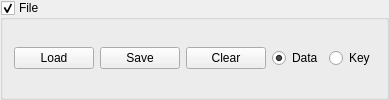
           <widget class="QGroupBox" name="MF_fileGroupBox">
            <property name="title">
             <string>File</string>
            </property>
            <property name="checkable">
             <bool>true</bool>
            </property>
            <layout class="QHBoxLayout" name="horizontalLayout_8">
             <property name="topMargin">
              <number>5</number>
             </property>
             <property name="bottomMargin">
              <number>5</number>
             </property>
             <item>
              <widget class="QPushButton" name="MF_File_loadButton">
               <property name="minimumSize">
                <size>
                 <width>40</width>
                 <height>0</height>
                </size>
               </property>
               <property name="text">
                <string>Load</string>
               </property>
              </widget>
             </item>
             <item>
              <widget class="QPushButton" name="MF_File_saveButton">
               <property name="minimumSize">
                <size>
                 <width>40</width>
                 <height>0</height>
                </size>
               </property>
               <property name="text">
                <string>Save</string>
               </property>
              </widget>
             </item>
             <item>
              <widget class="QPushButton" name="MF_File_clearButton">
               <property name="minimumSize">
                <size>
                 <width>40</width>
                 <height>0</height>
                </size>
               </property>
               <property name="text">
                <string>Clear</string>
               </property>
              </widget>
             </item>
             <item>
              <widget class="QRadioButton" name="MF_File_dataButton">
               <property name="text">
                <string>Data</string>
               </property>
               <property name="checked">
                <bool>true</bool>
               </property>
              </widget>
             </item>
             <item>
              <widget class="QRadioButton" name="MF_File_keyButton">
               <property name="text">
                <string>Key</string>
               </property>
              </widget>
             </item>
            </layout>
           </widget>
